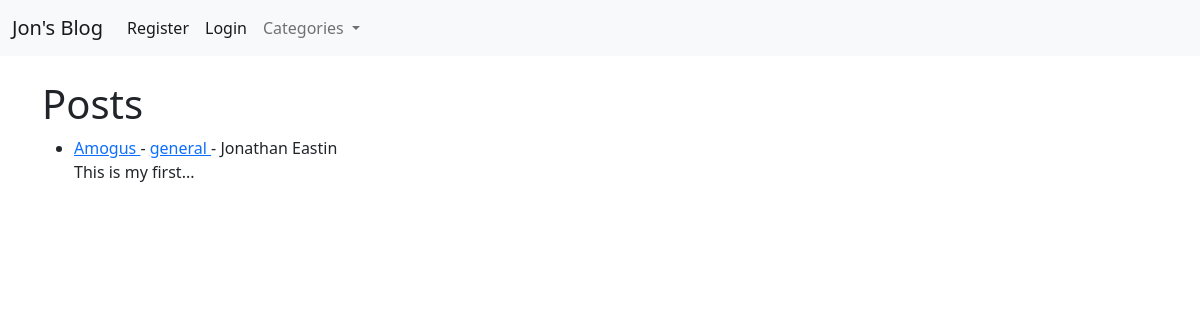
The page / on the database its author committed.
### JonsBlog/models.py (models this page shows, shortened)
class Post(models.Model):
    title = models.CharField(max_length=255, default="Jon's Blog")
    header_image = models.ImageField(null=True, blank=True, upload_to='images/')
    title_tag = models.CharField(max_length=255)
    author = models.ForeignKey(User, on_delete=models.CASCADE)
    body = RichTextField(blank=True, null=True)
    publication_date = models.DateField(auto_now_add=True)
    publication_time = models.TimeField(auto_now_add=True)
    category = models.CharField(max_length=255, default="general")
    snippet = models.CharField(max_length=255)
    likes = models.ManyToManyField(User, related_name='blog_posts')

### JonsBlog/views.py (the view)
# urls.py: path('', HomeView.as_view(), name="home"),
class HomeView(ListView):
    model = Post
    template_name = 'home.html'
    ordering = ['-publication_time']
    def get_context_data(self, *args, **kwargs):
        cat_menu = Category.objects.all()
        context = super(HomeView, self).get_context_data(*args, **kwargs)
        context["cat_menu"] = cat_menu
        return context

### JonsBlog/models.py (called while the page is built)
    def __str__(self):
        return self.name

### JonsBlog/templates/home.html (shortened to what this page needs)
{% extends 'base.html' %}
{% block content %}
<h1>Posts</h1>
{% for post in object_list %}
    <ul>
        <li>
            <a href="{% url 'article-detail' post.pk %}">
				{{ post.title }}
			</a>
			-
			<a href="{% url 'category' post.category|slugify %}">
				{{ post.category }}
			</a>
            - {{ post.author.first_name }}
            {{ post.author.last_name }}
			<br/>
            {{ post.snippet }}
        </li>
    </ul>
{% endfor %}
{% endblock %}

### rows shown on the page
Post: title "Amogus", category "general", author.first_name "Jonathan", author.last_name "Eastin", snippet "This is my first..."
